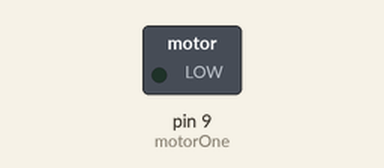
Simulated run of this sketch. Board: Arduino Uno, built with avr-gcc and run on an emulated ATmega328P. On the bench: switched loads named in the sketch (green lamp = pin HIGH).

Above: at 2.5 s.
At 5.5 s:
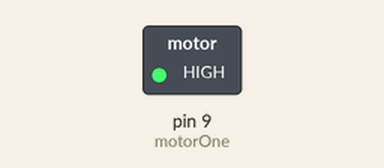
Timing chart, 0 to 7.8 s (numbered marks = the images above):
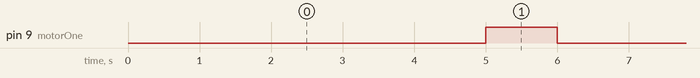

Measured:
- by itself, pin 9 (motorOne): alternates HIGH for 1.0 s and LOW for 5.0 s

The sketch:

test.ino
```cpp
//this program turns a motor on for 5 seconds and then turns it off for 1 second anc continues in a loop

int motorOne = 9;

void setup() {
 pinMode(motorOne, OUTPUT);
}
void loop() {
 on(5000, motorOne);
 off(1000, motorOne);
}

void on(int duration, int pin){
 digitalWrite(pin, LOW);
 delay(duration);
}

void off(int duration, int pin){
 digitalWrite(pin, HIGH);
 delay(duration);
}
```
